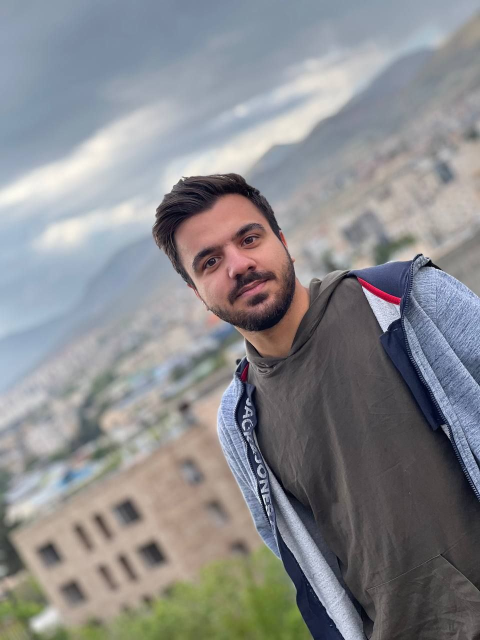
#> input picture 08-ComputerVision/HW2/HW2_810100084/Q2/MMD.jpg, 960 x 1280 px, found by its file name (shown at 1/2 size)
$ jupyter execute scikit_image_comprehensive_guide.ipynb   (shell and % lines are left out)
#> lines starting #> are read from the running program, lines starting #| are printed output that depends on the picture; after the words box and inside, x2 and y2 are one past the last pixel; in counts of white or black regions, pixels touching at a corner belong together
# <html>

<div style="background-image: linear-gradient(to left, rgb(255, 255, 255), rgb(138, 136, 136)); width: auto; margin: 10px;">


</div>

<div   style:"text-align: center; background-image: linear-gradient(to left, rgb(255, 255, 255), rgb( 219, 204, 245  ));width: 400px; height: 30px; ">
<h1 style="font-family: Georgia; color: black; text-align: center; ">Course: Computer Vision </h1>

</div>
    <div   style:"border: 3px solid green;text-align: center; ">
<h1 style="font-family: Georgia; color: black; text-align: center; ">Project4 - Scikit Image </h1>

</div>

   <div>
<h1 style="font-family: Georgia; color: black; text-align: center; font-size:15px;">Mohammad Amanlou- sid:810100084 </h1>
<h1 style="font-family: Georgia; color: black; text-align: center; font-size:15px;">Mobina Mehrazar- sid:810100236 </h1>
<h1 style="font-family: Georgia; color: black; text-align: center; font-size:15px;">Mohammad Amin Yousefi- sid:810100216 </h1>

</div>


</html>

# Comprehensive Guide to scikit-image
This Jupyter Notebook provides a complete, step-by-step guide to scikit-image for image processing.
Execute each cell to learn how to use different features of the library.

## Scikit Image Video Link:
https://drive.google.com/file/d/1t-2u3VabO9CI2Ro37vhFQUa7xeP6QY1C/view?usp=sharing

## Installation & Setup

# Comprehensive Guide to scikit-image

## Table of Contents
1. [Introduction](#introduction)
2. [Installation & Setup](#installation--setup)
3. [Basic Image I/O](#basic-image-io)
4. [Color Space Conversions](#color-space-conversions)
5. [Image Enhancement & Denoising](#image-enhancement--denoising)
6. [Thresholding & Binarization](#thresholding--binarization)
7. [Edge Detection & Contours](#edge-detection--contours)
8. [Morphological Operations](#morphological-operations)
9. [Geometric Transformations](#geometric-transformations)
10. [Segmentation Techniques](#segmentation-techniques)
11. [Feature Extraction & Object Measurement](#feature-extraction--object-measurement)
12. [Restoration & Deconvolution](#restoration--deconvolution)
13. [Practical Tips & Resources](#practical-tips--resources)

---

## Introduction
scikit-image is a powerful Python library for image processing, built on NumPy, SciPy, and matplotlib.
It provides ready-to-use implementations of many classic and modern algorithms, including:
- Filtering & Enhancement (Gaussian, median, etc.)
- Edge detection (Canny, Sobel, etc.)
- Thresholding & segmentation (Otsu, Watershed, SLIC, etc.)
- Morphological operations (dilation, erosion, opening, closing)
- Feature extraction (region properties, corners, blobs)

---

## Basic Image I/O

### ✅ **Scientific Explanation**

This code **loads an image** (`MMD.jpg`) into a NumPy array using `scikit-image` and **displays it** with `matplotlib`.

* **`io.imread()`** reads the image and converts it to numerical pixel data.
* **`plt.imshow()`** visualizes the image.
* **`plt.title()`** and **`plt.axis('off')`** make the display clean and labeled.
* **`plt.show()`** renders the output window.

This step is the **first stage of any computer vision pipeline**: acquiring and verifying image data.

[cell 1]
from skimage import io  # Import scikit-image I/O module for reading images
import matplotlib.pyplot as plt  # Import matplotlib for displaying the image

image = io.imread('MMD.jpg')  # Read the image; result is a NumPy array (H x W x Channels)
#> image is the input picture: shape (1280, 960, 3); mean R, G, B 137.8, 138.5, 141.1

plt.imshow(image)  # Display the image as it is (RGB or grayscale)
plt.title("Original Image")  # Add a title to the image window
plt.axis('off')  # Hide axis ticks and labels for a cleaner view
plt.show()  # Render and show the image on the screen

[cell 2]
io.imsave('output_image.jpg', image)

## Color Space Conversions

### ✅ **Scientific Explanation **

This code converts a loaded RGB image into **two different color spaces**:

1. **Grayscale (`rgb2gray`)**

   * Reduces the 3-channel RGB image to a single-channel intensity image.
   * Uses a weighted sum of R, G, and B channels, reflecting human visual perception (Green has the highest weight).
   * Useful for tasks like edge detection, thresholding, or segmentation where color is not essential.

2. **HSV (`rgb2hsv`)**

   * Converts RGB to **Hue, Saturation, and Value** color space.
   * **Hue** = color type, **Saturation** = color intensity, **Value** = brightness.
   * Useful for color-based segmentation and object detection because color (Hue) is separated from brightness.

[cell 3]
from skimage.color import rgb2gray, rgb2hsv  # Import color conversion functions

# ---- Grayscale Conversion ----
gray = rgb2gray(image)          # Convert RGB to grayscale (single channel, values 0.0 to 1.0)
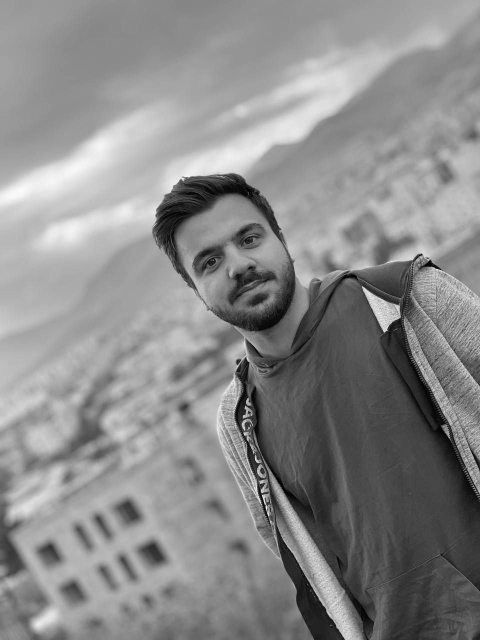
#> gray: shape (1280, 960) float64 (shown at 1/2 size); min 0.000833, max 0.994, mean 0.543
plt.imshow(gray, cmap='gray')   # Display in grayscale colormap
plt.title("Grayscale Image")    # Title for visualization
plt.axis('off')                 # Hide axes for a clean display
plt.show()                      # Render and show the grayscale image

# ---- HSV Conversion ----
hsv = rgb2hsv(image)            # Convert RGB to HSV color space (3 channels: H, S, V)
#> hsv: shape (1280, 960, 3) float64; mean of channels 0, 1, 2 0.465, 0.154, 0.591
plt.imshow(hsv)                 # Display HSV image (matplotlib interprets automatically)
plt.title("HSV Color Space")    # Title for visualization
plt.axis('off')                 # Hide axes
plt.show()                      # Render and show the HSV image

## Image Enhancement & Denoising

## **1. Gaussian Smoothing**

✅ **Gaussian filter** is used to **reduce noise** and **preserve edges better than simple averaging**.

### **Gaussian Smoothing (Blurring) – Scientific Explanation**

### **What is Gaussian Smoothing?**

* Gaussian smoothing is a **low-pass filter** that reduces image noise and detail by averaging neighboring pixels with **Gaussian weights**.
* The filter is based on the **Gaussian distribution** (bell curve), giving higher weight to pixels near the center and lower weight to farther pixels.
* It preserves edges better than a simple average filter because the weighting decreases smoothly with distance.

### **Mathematical Formula**

The Gaussian function in 2D is:

$$
G(x, y) = \frac{1}{2 \pi \sigma^2} e^{-\frac{x^2 + y^2}{2 \sigma^2}}
$$

* **σ (sigma):** Standard deviation controlling the amount of blur. Larger σ = stronger blur.
* Each pixel’s new value is the **weighted sum** of its neighbors according to G(x, y).

### **Why Use It?**

* **Noise Reduction:** Smooths random variations (e.g., salt-and-pepper or Gaussian noise).
* **Preprocessing Step:** Often applied before **edge detection** to reduce false edges.
* **Image Enhancement:** Can create a "soft" look in images.

[cell 4]
from skimage.filters import gaussian  # Import Gaussian filter function

blurred = gaussian(gray, sigma=2)     # Apply Gaussian smoothing; sigma=2 controls blur strength

plt.imshow(blurred, cmap='gray')      # Display the blurred (smoothed) grayscale image
plt.title("Gaussian Smoothing")       # Add a descriptive title
plt.axis('off')                       # Hide axes for a clean view
plt.show()                            # Render and display the result

### **2. Median Filtering (Salt-and-Pepper Noise Removal)**

### **What is the Median Filter?**

* The **median filter** is a **non-linear filtering technique** that replaces each pixel’s value with the **median** of the pixel intensities in its local neighborhood.
* Unlike Gaussian or mean filters, which compute an **average**, the median filter is excellent at **preserving edges** while removing noise.

---

### **Why Median Instead of Mean?**

* **Noise Removal (Especially Salt-and-Pepper Noise):**
  Median filtering is particularly effective against **impulse noise**, where some pixels are abnormally bright or dark.
* **Edge Preservation:**
  Since the median is a robust statistic, sharp edges are less blurred compared to mean or Gaussian filters.

---

### **How It Works?**

1. For each pixel, consider a neighborhood (a window, e.g., circular or square).
2. Sort the intensity values in that window.
3. Replace the pixel with the median value.

In this code, we use a **disk-shaped neighborhood** with radius `3`, which approximates a circular window

[cell 5]
from skimage.filters import median        # Import median filter function
from skimage.morphology import disk       # Import disk-shaped structuring element

median_filtered = median(gray, disk(3))   # Apply median filter with a disk-shaped neighborhood of radius 3

plt.imshow(median_filtered, cmap='gray')  # Display the median-filtered image in grayscale
plt.title("Median Filter")                # Add title to describe the output
plt.axis('off')                           # Hide axes for cleaner view
plt.show()                                # Render and show the filtered image

### **3. Histogram Equalization (Contrast Enhancement)**

### **What is Histogram Equalization?**

* Histogram equalization is a **contrast enhancement technique** that redistributes the intensity values of an image so that they cover the full range (0 to 1 or 0 to 255).
* It works by **spreading out the most frequent intensity values**, making dark regions brighter and bright regions darker if necessary.

---

### **Why Use It?**

* **Improves Visibility:** Enhances details in images with **low contrast** (e.g., underexposed or overexposed images).
* **Preprocessing for Computer Vision:** Better contrast helps algorithms like **edge detection** and **segmentation** perform more accurately.

---

### **How It Works?**

1. Compute the **histogram** (frequency distribution of pixel intensities).
2. Calculate the **cumulative distribution function (CDF)**.
3. Map original intensity values to new values based on the CDF so that the output histogram is approximately uniform.

Mathematically:

$$
I_{new} = (CDF(I_{old}) - CDF_{min}) \times \frac{L-1}{1 - CDF_{min}}
$$

Where **L** is the maximum intensity level.

[cell 6]
from skimage import exposure                     # Import exposure module for contrast enhancement

equalized = exposure.equalize_hist(gray)         # Apply histogram equalization on grayscale image
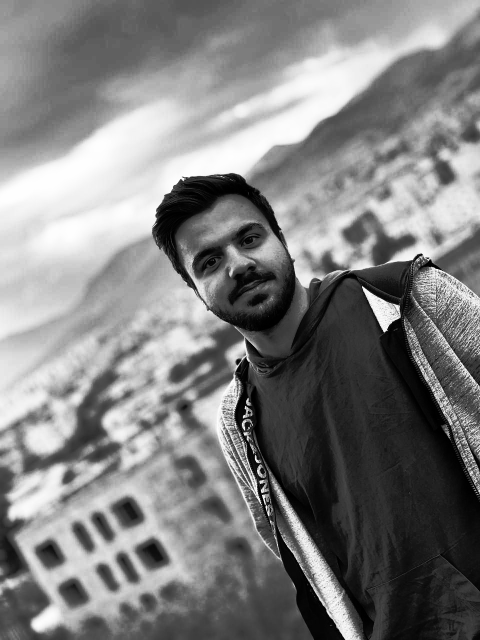
#> equalized: shape (1280, 960) float64 (shown at 1/2 size); min 0.000107, max 1, mean 0.504

plt.imshow(equalized, cmap='gray')               # Display the contrast-enhanced image
plt.title("Histogram Equalization")              # Title indicating the operation performed
plt.axis('off')                                  # Hide axes for clean visualization
plt.show()                                       # Render and show the result

[cell 7]
from skimage.filters import gaussian, median
from skimage.morphology import disk
from skimage import exposure

blurred = gaussian(gray, sigma=2)
median_filtered = median(gray, disk(3))
equalized = exposure.equalize_hist(gray)

fig, axes = plt.subplots(1, 3, figsize=(12, 4))
axes[0].imshow(blurred, cmap='gray'); axes[0].set_title("Gaussian")
axes[1].imshow(median_filtered, cmap='gray'); axes[1].set_title("Median")
axes[2].imshow(equalized, cmap='gray'); axes[2].set_title("Histogram Equalization")
for ax in axes: ax.axis('off')
plt.show()
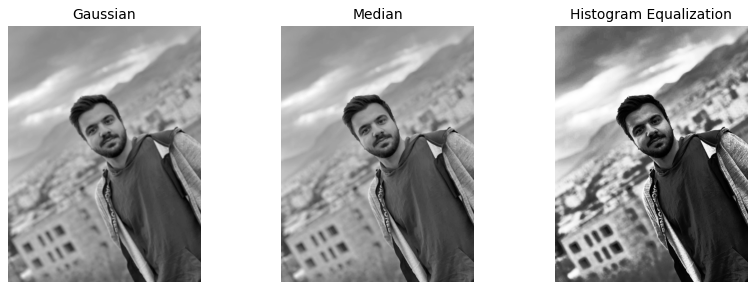
#> figure drawn by matplotlib, 3 panels

## Thresholding & Binarization

### **What is Thresholding?**

* Thresholding converts a grayscale image into a **binary (black & white)** image based on intensity values.
* Pixels **above the threshold** are considered **foreground (True/White)**, and pixels **below it** are **background (False/Black)**.

---

### **Otsu Thresholding**

* **Global method**: Finds a single optimal threshold that separates the foreground and background by maximizing the variance between the two classes.
* Works well when there’s a clear **bimodal histogram** (two distinct peaks).

### **Adaptive (Local) Thresholding**

* Calculates a **different threshold for each local region** (block).
* Useful for images with **uneven illumination**.

---

### **Why Use It?**

* **Preprocessing Step:** Essential for segmentation and object detection.
* **Noise Reduction:** Helps to isolate objects from the background.

[cell 8]
from skimage.filters import threshold_otsu, threshold_local  # Import global and local thresholding methods

thresh = threshold_otsu(gray)               # Compute global Otsu threshold value
#> thresh = 0.461
binary = gray > thresh                      # Create binary mask: True if pixel > thresh
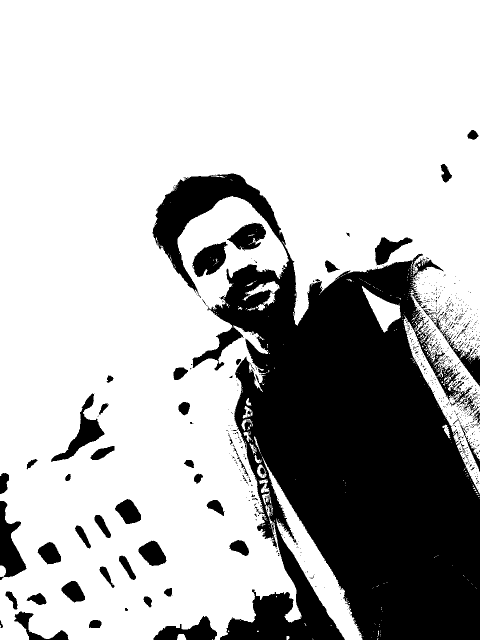
#> binary: shape (1280, 960) bool (shown at 1/2 size); 72.2% white; 876 black regions (804 under 20 px), largest, box (x1, y1, x2, y2) and area: (305, 347, 960, 1280) 298274, (0, 1002, 53, 1160) 4221, (102, 787, 209, 924) 3592

local_thresh = threshold_local(gray,        # Compute local adaptive threshold
                               block_size=35,  # Size of local region for threshold calculation
                               offset=10)      # Adjusts sensitivity (positive = stricter threshold)
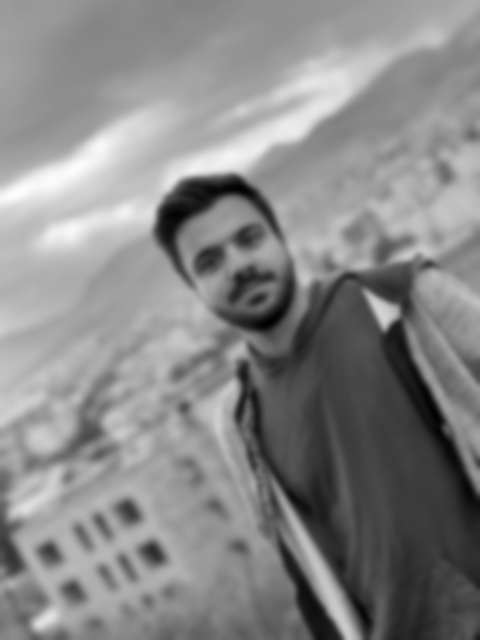
#> local_thresh: shape (1280, 960) float64 (shown at 1/2 size); min -9.94, max -9.03, mean -9.46; drawn with min black and max white
binary_local = gray > local_thresh          # Binary mask using local thresholds
#> binary_local: shape (1280, 960) bool; every value is 1

fig, axes = plt.subplots(1, 2, figsize=(8, 4))  # Prepare a side-by-side display
axes[0].imshow(binary, cmap='gray'); axes[0].set_title("Otsu Thresholding")  # Show global result
axes[1].imshow(binary_local, cmap='gray'); axes[1].set_title("Adaptive Thresholding")  # Show local result
for ax in axes: ax.axis('off')              # Hide axes for clarity
plt.show()                                  # Render and show both results

## Edge Detection & Contours

### **What is Edge Detection?**

* Edge detection highlights regions in an image where there is a **rapid change in intensity** (high gradient).
* Edges usually correspond to **object boundaries**, making this step crucial for segmentation and object recognition.

---

### **Canny Edge Detector**

* A **multi-stage algorithm**:

  1. **Gaussian smoothing** to reduce noise.
  2. **Gradient calculation** to find edge strength and direction.
  3. **Non-maximum suppression** to thin edges.
  4. **Hysteresis thresholding** to keep only significant edges.
* Produces **thin and continuous edges**, robust to noise.

### **Sobel Operator**

* A simple **gradient-based filter** using convolution with Sobel kernels.
* Highlights edges by approximating intensity derivatives in both X and Y directions.
* Easier and faster than Canny but less precise (edges appear thicker).

---

### **Why Use Them?**

* **Preprocessing:** Essential for contour detection, segmentation, and shape analysis.
* **Canny:** Better for precise edge maps.
* **Sobel:** Quick and good for gradient visualization.

[cell 9]
from skimage.feature import canny           # Import Canny edge detector
from skimage.filters import sobel           # Import Sobel operator

edges = canny(gray, sigma=1.5)              # Apply Canny; sigma=1.5 for Gaussian smoothing before edge detection
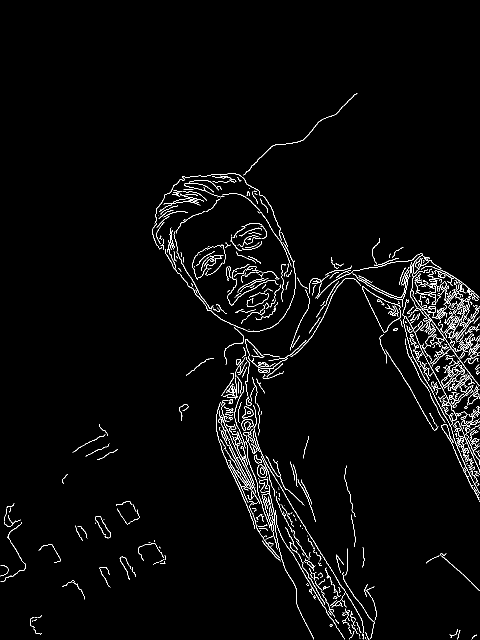
#> edges: shape (1280, 960) bool (shown at 1/2 size); 2.5% white in thin lines or dots, all inside (x1, y1, x2, y2) = (1, 186, 959, 1279)
edges_sobel = sobel(gray)                   # Apply Sobel operator for gradient-based edge detection
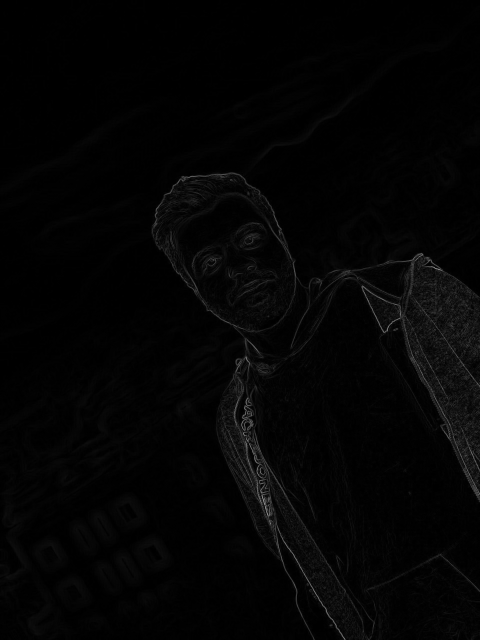
#> edges_sobel: shape (1280, 960) float64 (shown at 1/2 size); min 0, max 0.683, mean 0.0171

fig, axes = plt.subplots(1, 2, figsize=(8, 4))   # Display both results side by side
axes[0].imshow(edges, cmap='gray'); axes[0].set_title("Canny Edges")        # Show Canny result
axes[1].imshow(edges_sobel, cmap='gray'); axes[1].set_title("Sobel Operator") # Show Sobel result
for ax in axes: ax.axis('off')              # Hide axes for cleaner visualization
plt.show()                                  # Render and display both edge maps

## Morphological Operations

### **What are Morphological Operations?**

* Morphology in image processing refers to techniques that **analyze and modify the structure (shape) of objects** in binary or grayscale images.
* These operations are based on **set theory** and use a **structuring element** (like a disk or square) to probe the image.

---

### **Key Operations:**

#### **1. Dilation**

* **Adds pixels to object boundaries**.
* Useful for **filling small holes**, connecting broken parts of objects.

#### **2. Erosion**

* **Removes pixels from object boundaries**.
* Useful for **removing noise** and separating close objects.

#### **3. Opening (Erosion → Dilation)**

* **Removes small objects/noise** while preserving the shape of larger objects.

#### **4. Closing (Dilation → Erosion)**

* **Fills small holes or gaps** inside objects while keeping their outline.

---

### **Why Use Them?**

* Essential for **post-processing segmentation results**.
* Helps in **object cleaning, boundary refinement, and noise removal**.

[cell 10]
from skimage.morphology import dilation, erosion, opening, closing  # Import basic morphological operations

# Apply operations with a disk-shaped structuring element of radius 3
dilated = dilation(binary, disk(3))   # Expand white regions, fill small gaps
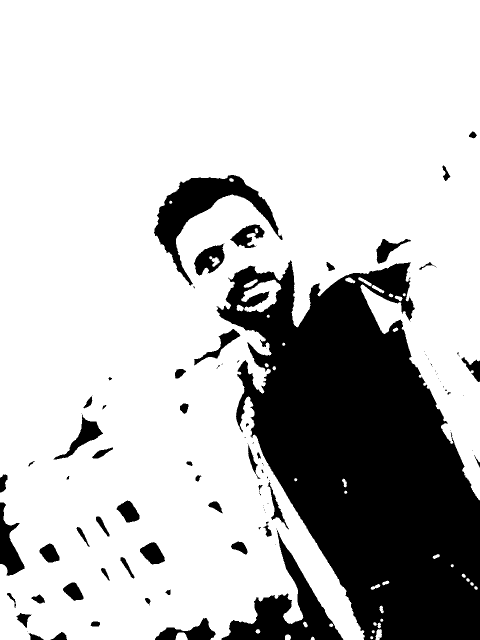
#> dilated: shape (1280, 960) bool (shown at 1/2 size); 76.2% white; 105 black regions (53 under 20 px), largest, box (x1, y1, x2, y2) and area: (433, 520, 960, 1280) 234342, (443, 1060, 687, 1280) 15838, (308, 350, 566, 571) 14750
eroded = erosion(binary, disk(3))     # Shrink white regions, remove thin noise
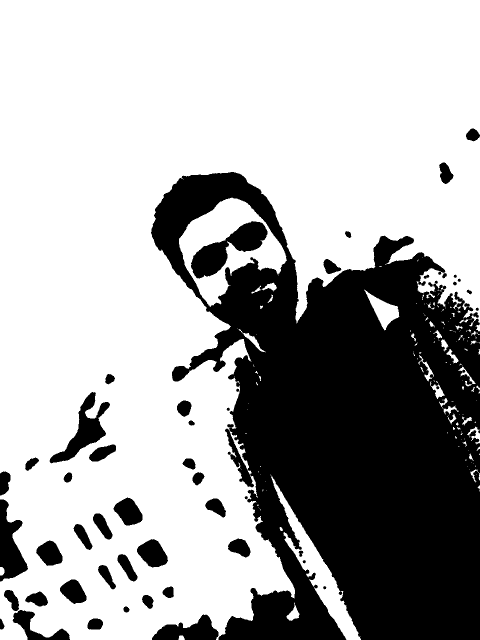
#> eroded: shape (1280, 960) bool (shown at 1/2 size); 67.4% white; 50 black regions, largest, box (x1, y1, x2, y2) and area: (302, 344, 960, 1280) 353101, (382, 442, 535, 557) 7194, (99, 784, 220, 927) 5254
opened = opening(binary, disk(3))     # Remove small noise (erosion then dilation)
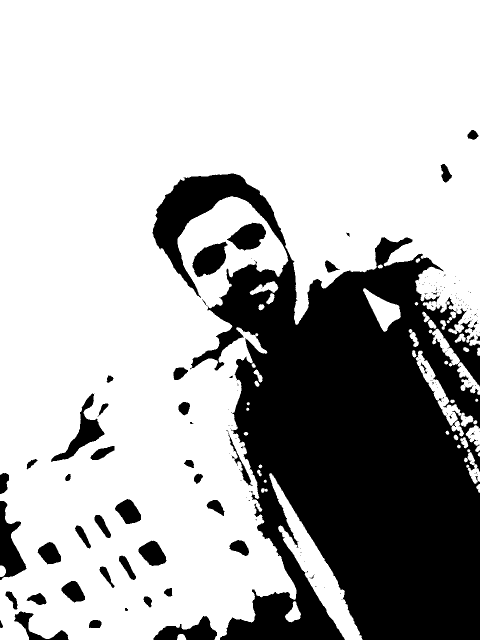
#> opened: shape (1280, 960) bool (shown at 1/2 size); 70.8% white; 208 black regions (163 under 20 px), largest, box (x1, y1, x2, y2) and area: (305, 347, 960, 1280) 322555, (0, 1002, 53, 1160) 4230, (102, 787, 209, 924) 3619
closed = closing(binary, disk(3))     # Fill small holes (dilation then erosion)
#> closed: shape (1280, 960) bool; 73.5% white; 67 black regions, largest, box (x1, y1, x2, y2) and area: (430, 517, 960, 1280) 246555, (440, 1054, 690, 1280) 18385, (305, 347, 569, 580) 17639

fig, axes = plt.subplots(1, 4, figsize=(12, 4))  # Display results side by side
axes[0].imshow(dilated, cmap='gray'); axes[0].set_title("Dilation")
axes[1].imshow(eroded, cmap='gray'); axes[1].set_title("Erosion")
axes[2].imshow(opened, cmap='gray'); axes[2].set_title("Opening")
axes[3].imshow(closed, cmap='gray'); axes[3].set_title("Closing")
for ax in axes: ax.axis('off')                   # Hide axes for clean visualization
#> (the rest of the program and of its run is left out)
